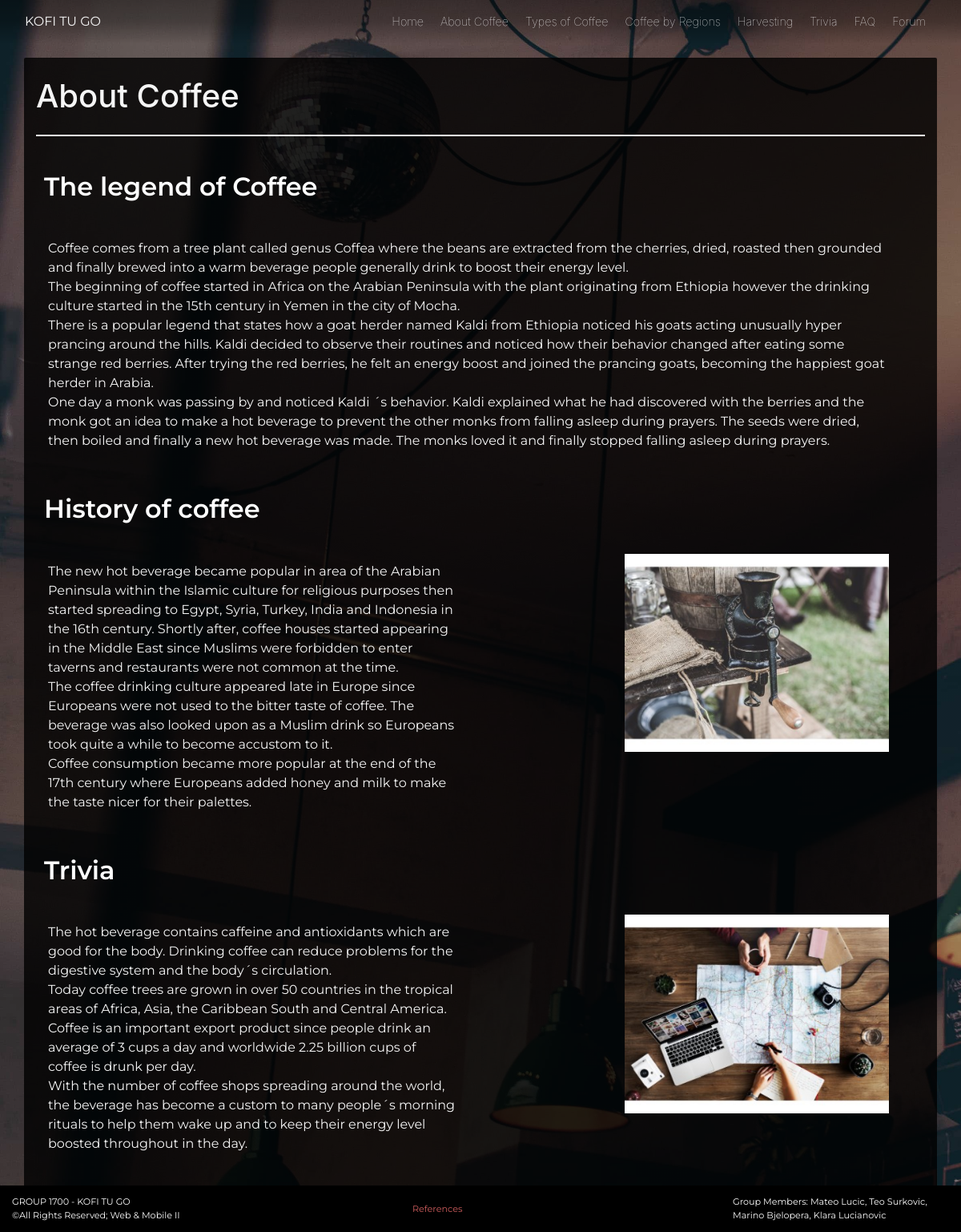
The page /pages/page.php?id=1 on the database its author committed.
### tables this page shows
CREATE TABLE `pages` (
  `page_id` int(11) NOT NULL AUTO_INCREMENT,
  `page_desc` varchar(30) NOT NULL,
  `full_title` varchar(200) NOT NULL,
  `parent_page` varchar(30) NOT NULL,
  PRIMARY KEY (`page_id`)
);

CREATE TABLE `page_content` (
  `content_id` int(11) NOT NULL AUTO_INCREMENT,
  `parent_page` int(11) NOT NULL,
  `position` int(11) NOT NULL,
  `content` longtext NOT NULL,
  `header` varchar(200) NOT NULL,
  `image` varchar(100) DEFAULT 'no',
  PRIMARY KEY (`content_id`),
  KEY `parent_page` (`parent_page`),
  CONSTRAINT `page_content_ibfk_1` FOREIGN KEY (`parent_page`) REFERENCES `pages` (`page_id`)
);

### src/pages/includes/db_functions.inc (the view, shortened to what this page needs)
<?php
function populate_page($conn,$id){
    $q = 'SELECT * FROM page_content WHERE parent_page = '.$id.' ORDER BY position ASC';
    $rows = $conn->query($q);
    $result = array();
    if(!$rows){
        echo mysqli_error($conn);
    }
    else{
        while($parsed_row = $rows->fetch_assoc()){
            $result[] = $parsed_row;
        }
    }
    populate($result);
}
function populate($result){
    foreach ($result as $value){
        if($value['image'] != "no"){
            echo '<div class="row">';
            echo '<h2 class="region-names">'.$value['header'].'</h2>';
            echo '</div>';
            echo '<div class="row">&nbsp;</div><div class="row col-12"><div class="col-6"><p class="region-texts">';
            echo $value['content'];
            echo '</p></div><div class="col-2 "></div><div class="col-4 "><a href="../assets/images/fullsize/'.$value['image'].'" target="_blank"><img class="img-fluid show" src="../assets/images/thumbs/'.$value['image'].'" alt="REGION PICTURE"></a></div></div><br>';
        }
        else{
            echo '<div class="row ">';
            echo '<h2 class="region-names">'.$value['header'].'</h2>';
            echo '</div>';
            echo '<div class="row ">&nbsp;</div><div class="row col-12"><div class="col-12 "><p class="region-texts">';
            echo $value['content'];
            echo '</p></div></div><br>';
        }
    }
}
function getPageTitle($conn,$id){
    $result = $conn->query("SELECT full_title FROM pages WHERE page_id = ".$id);
    $page_title = $result->fetch_assoc();
    return $page_title['full_title'];
}
?>

### src/pages/page.php (shortened to what this page needs)
<?php
include_once "includes/db_functions.inc";
include_once "includes/header.inc";
?>
<div id="breadcrumb-nav" class="container breadcrumb-nav">
    <br>
    <div class="row d-flex flex-row align-content-center">
        <div class="col-12 d-flex align-content-center">
            <nav id="page_title"><h1><?php echo getPageTitle($dbConnection,$_GET['id'])?></h1></nav>
        </div>
    </div>
    <br>
    <hr class="hr-line">
    <div class="row">
    </div>
    <?php populate_page($dbConnection,$_GET['id']); ?>
</div>
<?php
include_once "includes/footer.inc";
?>

### src/css/style.css (style rules this page uses)
#hero-msg-div, h1, p, #logo { color: whitesmoke !important; }
body { background-image: linear-gradient(rgba(0, 0, 0, 0.3), rgba(0, 0, 0, 0.3), rgba(0, 0, 0, 0.3)), url("../assets/images/hero.jpg"); background-size: cover; background-repeat: no-repeat; min-height: 100vh; background-attachment: fixed; min-height: 100vh; }
#breadcrumb-nav { border-radius: 2px !important; }
.breadcrumb-nav { background-color: rgba(0,0,0, .8) !important; }
.hr-line { margin-top: -.5em; border: 1px solid #fff !important; }
.region-names { padding: 4px 25px!important; font-family: 'Montserrat', sans-serif !important; color: #fff; font-weight: 600; }
.region-texts { font-family: 'Montserrat', sans-serif !important; color: #fff; font-size: 1em; padding: 10px 0 !important; }

### rows shown on the page
pages: full_title "About Coffee"
page_content: header "The legend of Coffee", content "Coffee comes from a tree plant called genus Coffea where the beans are extracted from the cherries, dried, roasted then grounded and finally brewed into a warm beverage people generally drink to boost their energy level. The beginning of coffee started in Africa on the Arabian Peninsula with the plant originating from Ethiopia however the drinking culture started in the 15th century in Yemen in the city of Mocha. There is a popular legend that states how a goat herder named Kaldi from Ethiopia noticed his goats acting unusually hyper prancing around the hills. Kaldi decided to observe their routines and noticed how their behavior changed after eating some strange red berries. After trying…"
page_content: header "History of coffee", content "The new hot beverage became popular in area of the Arabian Peninsula within the Islamic culture for religious purposes then started spreading to Egypt, Syria, Turkey, India and Indonesia in the 16th century. Shortly after, coffee houses started appearing in the Middle East since Muslims were forbidden to enter taverns and restaurants were not common at the time. The coffee drinking culture appeared late in Europe since Europeans were not used to the bitter taste of coffee. The beverage was also looked upon as a Muslim drink so Europeans took quite a while to become accustom to it. Coffee consumption became more popular at the end of the 17th century where Europeans added honey and milk to…", image (picture)
page_content: header "Trivia", content "The hot beverage contains caffeine and antioxidants which are good for the body. Drinking coffee can reduce problems for the digestive system and the body´s circulation. Today coffee trees are grown in over 50 countries in the tropical areas of Africa, Asia, the Caribbean South and Central America. Coffee is an important export product since people drink an average of 3 cups a day and worldwide 2.25 billion cups of coffee is drunk per day. With the number of coffee shops spreading around the world, the beverage has become a custom to many people´s morning rituals to help them wake up and to keep their energy level boosted throughout in the day.", image (picture)
